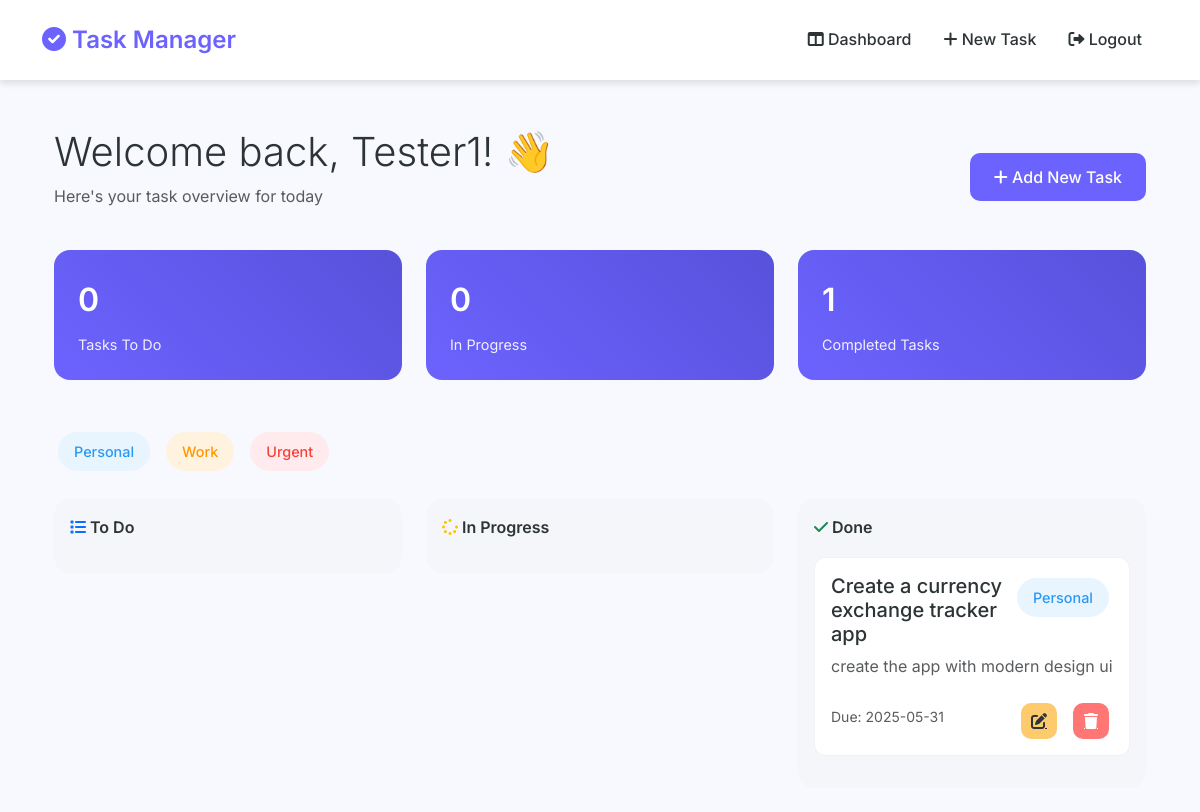
The page /dashboard (signed in) on the database its author committed.
### app.py (models this page shows, shortened)
class User(UserMixin, db.Model):
    id = db.Column(db.Integer, primary_key=True)
    username = db.Column(db.String(80), unique=True, nullable=False)
    email = db.Column(db.String(120), unique=True, nullable=False)
    password_hash = db.Column(db.String(128))
    tasks = db.relationship('Task', backref='owner', lazy=True)

class Task(db.Model):
    id = db.Column(db.Integer, primary_key=True)
    title = db.Column(db.String(100), nullable=False)
    description = db.Column(db.Text)
    created_at = db.Column(db.DateTime, default=datetime.utcnow)
    due_date = db.Column(db.DateTime)
    category = db.Column(db.String(50))
    status = db.Column(db.String(20), default='To Do')
    user_id = db.Column(db.Integer, db.ForeignKey('user.id'), nullable=False)

### app.py (the view)
@app.route('/dashboard')
@login_required
def dashboard():
    tasks = Task.query.filter_by(user_id=current_user.id).all()
    return render_template('dashboard.html', tasks=tasks)

### app.py (called while the page is built)
@login_manager.user_loader
def load_user(user_id):
    return User.query.get(int(user_id))

### templates/dashboard.html (shortened to what this page needs)
{% extends "base.html" %}
{% block content %}
<div class="container py-4">
    <div class="row align-items-center mb-4">
        <div class="col-md-6">
            <h1 class="display-6 mb-0">Welcome back, {{ current_user.username }}! 👋</h1>
            <p class="text-muted mt-2">Here's your task overview for today</p>
        </div>
        <div class="col-md-6 text-md-end">
            <a href="{{ url_for('new_task') }}" class="btn btn-primary">
                <i class="fas fa-plus"></i> Add New Task
            </a>
        </div>
    </div>
    <div class="row mb-4">
        <div class="col-md-4">
            <div class="stats-card">
                <div class="stats-number">{{ tasks|selectattr('status', 'equalto', 'To Do')|list|length }}</div>
                <div class="stats-label">Tasks To Do</div>
            </div>
        </div>
        <div class="col-md-4">
            <div class="stats-card">
                <div class="stats-number">{{ tasks|selectattr('status', 'equalto', 'In Progress')|list|length }}</div>
                <div class="stats-label">In Progress</div>
            </div>
        </div>
        <div class="col-md-4">
            <div class="stats-card">
                <div class="stats-number">{{ tasks|selectattr('status', 'equalto', 'Done')|list|length }}</div>
                <div class="stats-label">Completed Tasks</div>
            </div>
        </div>
    </div>
    <div class="d-flex flex-wrap gap-2 mb-4">
        <div class="category-pill category-personal">Personal</div>
        <div class="category-pill category-work">Work</div>
        <div class="category-pill category-urgent">Urgent</div>
    </div>
    <div class="row">
        <div class="col-md-4">
            <div class="status-column">
                <div class="column-header">
                    <i class="fas fa-list text-primary"></i> To Do
                </div>
            </div>
        </div>
        <div class="col-md-4">
            <div class="status-column">
                <div class="column-header">
                    <i class="fas fa-spinner text-warning"></i> In Progress
                </div>
            </div>
        </div>
        <div class="col-md-4">
            <div class="status-column">
                <div class="column-header">
                    <i class="fas fa-check text-success"></i> Done
                </div>
                {% for task in tasks if task.status == 'Done' %}
                <div class="task-card">
                    <div class="d-flex justify-content-between align-items-start mb-2">
                        <h5 class="card-title mb-0">{{ task.title }}</h5>
                        <span class="category-pill category-{{ task.category.lower() }}">{{ task.category }}</span>
                    </div>
                    <p class="card-text text-muted">{{ task.description }}</p>
                    <div class="d-flex justify-content-between align-items-center">
                        <small class="text-muted">Due: {{ task.due_date.strftime('%Y-%m-%d') }}</small>
                        <div class="task-actions">
                            <a href="{{ url_for('edit_task', task_id=task.id) }}" class="task-action-btn btn-edit" title="Edit Task">
                                <i class="fas fa-edit"></i>
                            </a>
                            <a href="{{ url_for('delete_task', task_id=task.id) }}" class="task-action-btn btn-delete" title="Delete Task" onclick="return confirm('Are you sure?')">
                                <i class="fas fa-trash"></i>
                            </a>
                        </div>
                    </div>
                </div>
                {% endfor %}
            </div>
        </div>
    </div>
</div>
{% endblock %}

### templates/base.html (shortened to what this page needs)
<!DOCTYPE html>
<html lang="en">
<head>
    <link href="https://cdn.jsdelivr.net/npm/bootstrap@5.3.0/dist/css/bootstrap.min.css" rel="stylesheet">
    <link href="https://cdnjs.cloudflare.com/ajax/libs/font-awesome/6.0.0/css/all.min.css" rel="stylesheet">
    <link rel="stylesheet" href="{{ url_for('static', filename='css/style.css') }}">
</head>
<body>
    <nav class="navbar navbar-expand-lg">
        <div class="container">
            <a class="navbar-brand" href="{{ url_for('index') }}">
                <i class="fas fa-check-circle"></i> Task Manager
            </a>
            <div class="collapse navbar-collapse" id="navbarNav">
                <ul class="navbar-nav ms-auto">
                    {% if current_user.is_authenticated %}
                        <li class="nav-item">
                            <a class="nav-link" href="{{ url_for('dashboard') }}">
                                <i class="fas fa-columns"></i> Dashboard
                            </a>
                        </li>
                        <li class="nav-item">
                            <a class="nav-link" href="{{ url_for('new_task') }}">
                                <i class="fas fa-plus"></i> New Task
                            </a>
                        </li>
                        <li class="nav-item">
                            <a class="nav-link" href="{{ url_for('logout') }}">
                                <i class="fas fa-sign-out-alt"></i> Logout
                            </a>
                        </li>
                    {% endif %}
                </ul>
            </div>
        </div>
    </nav>
    <div class="container mt-4">
        {% block content %}{% endblock %}
    </div>
</body>
</html>

### static/css/style.css (style rules this page uses)
:root { --primary-color: #6C63FF; --secondary-color: #F5F6FA; --text-color: #2D3436; --light-text: #636E72; --danger-color: #FF7675; --success-color: #00B894; --warning-color: #FDCB6E; --card-shadow: 0 4px 6px rgba(0, 0, 0, 0.1); --hover-shadow: 0 8px 15px rgba(0, 0, 0, 0.1); }
body { background-color: #F8F9FE; color: var(--text-color); font-family: 'Inter', -apple-system, BlinkMacSystemFont, 'Segoe UI', Roboto, sans-serif; line-height: 1.6; }
.navbar { background-color: white !important; box-shadow: var(--card-shadow); padding: 1rem 0; }
.navbar-brand { font-weight: 600; color: var(--primary-color) !important; font-size: 1.5rem; }
.nav-link { color: var(--text-color) !important; font-weight: 500; padding: 0.5rem 1rem !important; border-radius: 8px; transition: all 0.3s ease; }
.task-card { border-radius: 12px; padding: 1rem; margin-bottom: 1rem; background: white; border: 1px solid rgba(0, 0, 0, 0.05); }
.category-pill { padding: 0.5rem 1rem; border-radius: 20px; font-size: 0.9rem; font-weight: 500; margin: 0.25rem; cursor: pointer; transition: all 0.3s ease; }
.category-personal { background-color: #E8F5FE; color: #2B99F3; }
.category-work { background-color: #FFF3E0; color: #FF9800; }
.category-urgent { background-color: #FFEBEE; color: #F44336; }
.status-column { background-color: var(--secondary-color); border-radius: 16px; padding: 1rem; }
.column-header { font-weight: 600; margin-bottom: 1rem; color: var(--text-color); }
.btn { border-radius: 10px; padding: 0.75rem 1.5rem; font-weight: 500; transition: all 0.3s ease; }
.btn-primary { background-color: var(--primary-color); border: none; }
.task-action-btn { width: 36px; height: 36px; padding: 0.5rem; display: inline-flex; align-items: center; justify-content: center; border-radius: 10px; transition: all 0.3s ease; margin: 0 0.25rem; }
.task-action-btn i { font-size: 1rem; }
.btn-delete { background-color: var(--danger-color); color: white; border: none; }
.btn-edit { background-color: var(--warning-color); color: #2D3436; border: none; }
.task-actions { display: flex; gap: 0.5rem; align-items: center; justify-content: flex-end; margin-top: 0.5rem; }
.stats-card { background: linear-gradient(45deg, var(--primary-color), #5851DB); color: white; border-radius: 16px; padding: 1.5rem; margin-bottom: 1.5rem; }
.stats-number { font-size: 2rem; font-weight: 600; margin-bottom: 0.5rem; }
.stats-label { font-size: 0.9rem; opacity: 0.9; }

### rows shown on the page
User: username "Tester1"
Task: title "Create a currency exchange tracker app", category "Personal", description "create the app with modern design ui", due_date "2025-05-31"

### other values the page prints
{{ tasks|selectattr('status', 'equalto', 'To Do')|list|length }} "0"
{{ tasks|selectattr('status', 'equalto', 'In Progress')|list|length }} "0"
{{ tasks|selectattr('status', 'equalto', 'Done')|list|length }} "1"
